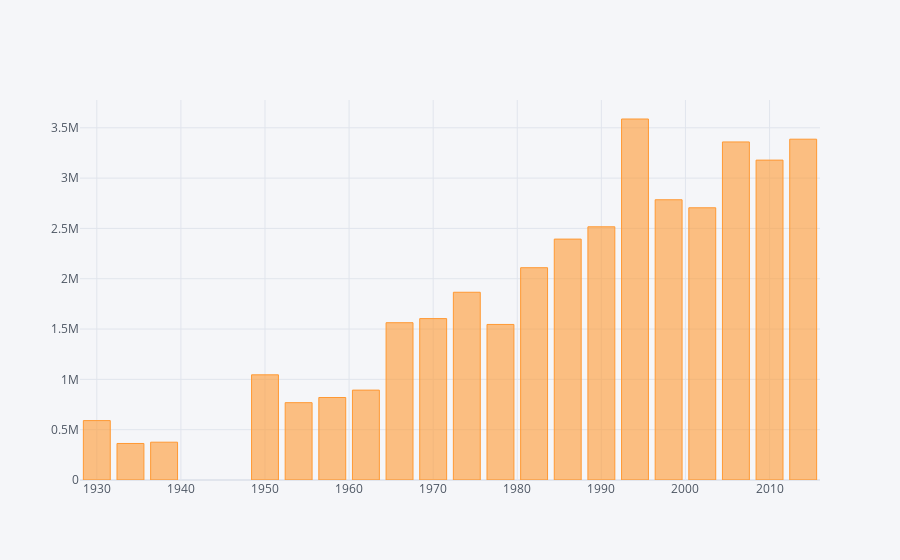

Write notebook code for a chart like this one.
### Code cell
attendance1.iplot(kind='bar')

### Figure 1 — Plotly figure (JSON) as saved in the notebook; plotly's stock layout.template omitted (floating-point values rounded to 4 significant figures)
{"data": [{"marker": {"color": "rgba(255, 153, 51, 0.6)", "line": {"color": "rgba(255, 153, 51, 1.0)", "width": 1}}, "name": "Attendance", "orientation": "v", "text": "", "type": "bar", "x": [1930, 1934, 1938, 1950, 1954, 1958, 1962, 1966, 1970, 1974, 1978, 1982, 1986, 1990, 1994, 1998, 2002, 2006, 2010, 2014], "y": [590549, 363000, 375700, 1045246, 768607, 819810, 893172, 1563135, 1603975, 1865753, 1545791, 2109723, 2394031, 2516215, 3587538, 2785100, 2705197, 3359439, 3178856, 3386810]}], "layout": {"legend": {"bgcolor": "#F5F6F9", "font": {"color": "#4D5663"}}, "paper_bgcolor": "#F5F6F9", "plot_bgcolor": "#F5F6F9", "title": {"font": {"color": "#4D5663"}}, "xaxis": {"gridcolor": "#E1E5ED", "showgrid": true, "tickfont": {"color": "#4D5663"}, "title": {"font": {"color": "#4D5663"}, "text": ""}, "zerolinecolor": "#E1E5ED"}, "yaxis": {"gridcolor": "#E1E5ED", "showgrid": true, "tickfont": {"color": "#4D5663"}, "title": {"font": {"color": "#4D5663"}, "text": ""}, "zerolinecolor": "#E1E5ED"}}}
